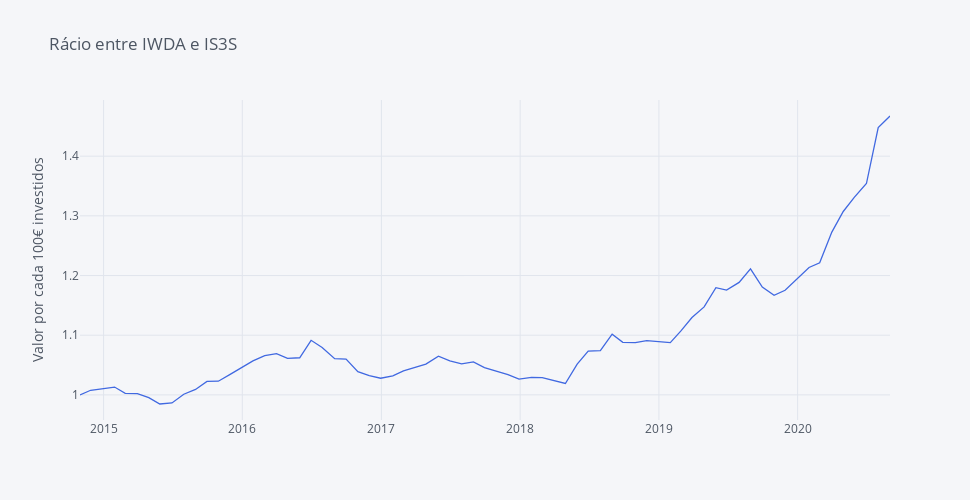

The code cell stored with this chart in its notebook:
### Markdown cell above
##### Descidas a favor do IWDA e subidas a favor da casa de investimentos

### Code cell
round(fundos_norm['IWDA'] / fundos_norm['IS3S'], 4).iplot(yTitle='Valor por cada 100€ investidos', title='Rácio entre IWDA e IS3S',  colors=['royalblue', 'orange', 'dimgray'], dimensions = dimensions)

### Figure 1 — Plotly figure (JSON) as saved in the notebook; plotly's stock layout.template omitted (floating-point values rounded to 4 significant figures)
{"data": [{"line": {"color": "rgba(65, 105, 225, 1.0)", "dash": "solid", "shape": "linear", "width": 1.3}, "mode": "lines", "name": "None", "text": "", "type": "scatter", "x": ["2014-10-31", "2014-11-28", "2015-01-30", "2015-02-27", "2015-03-31", "2015-04-30", "2015-05-29", "2015-06-30", "2015-07-31", "2015-08-31", "2015-09-30", "2015-10-30", "2015-11-30", "2016-01-29", "2016-02-29", "2016-03-31", "2016-04-29", "2016-05-31", "2016-06-30", "2016-07-29", "2016-08-31", "2016-09-30", "2016-10-31", "2016-11-30", "2016-12-30", "2017-01-31", "2017-02-28", "2017-03-31", "2017-04-28", "2017-05-31", "2017-06-30", "2017-07-31", "2017-08-31", "2017-09-29", "2017-11-30", "2017-12-29", "2018-01-31", "2018-02-28", "2018-04-30", "2018-05-31", "2018-06-29", "2018-07-31", "2018-08-31", "2018-09-28", "2018-10-31", "2018-11-30", "2019-01-31", "2019-02-28", "2019-03-29", "2019-04-30", "2019-05-31", "2019-06-28", "2019-07-31", "2019-08-30", "2019-09-30", "2019-10-31", "2019-11-29", "2020-01-31", "2020-02-28", "2020-03-31", "2020-04-30", "2020-05-29", "2020-06-30", "2020-07-31", "2020-08-31"], "y": [1, 1.008, 1.013, 1.003, 1.002, 0.9953, 0.9847, 0.9865, 1.001, 1.009, 1.023, 1.023, 1.034, 1.057, 1.066, 1.069, 1.061, 1.062, 1.091, 1.079, 1.061, 1.06, 1.039, 1.032, 1.028, 1.032, 1.04, 1.046, 1.052, 1.065, 1.057, 1.052, 1.055, 1.046, 1.034, 1.026, 1.029, 1.029, 1.019, 1.052, 1.073, 1.074, 1.102, 1.088, 1.088, 1.091, 1.087, 1.107, 1.13, 1.147, 1.18, 1.176, 1.188, 1.211, 1.181, 1.167, 1.175, 1.214, 1.221, 1.273, 1.307, 1.331, 1.354, 1.448, 1.467]}], "layout": {"height": 500, "legend": {"bgcolor": "#F5F6F9", "font": {"color": "#4D5663"}}, "paper_bgcolor": "#F5F6F9", "plot_bgcolor": "#F5F6F9", "title": {"font": {"color": "#4D5663"}, "text": "Rácio entre IWDA e IS3S"}, "width": 970, "xaxis": {"autorange": true, "gridcolor": "#E1E5ED", "range": ["2014-10-31", "2020-08-31"], "showgrid": true, "tickfont": {"color": "#4D5663"}, "title": {"font": {"color": "#4D5663"}, "text": ""}, "type": "date", "zerolinecolor": "#E1E5ED"}, "yaxis": {"autorange": true, "gridcolor": "#E1E5ED", "range": [0.9579, 1.494], "showgrid": true, "tickfont": {"color": "#4D5663"}, "title": {"font": {"color": "#4D5663"}, "text": "Valor por cada 100€ investidos"}, "type": "linear", "zerolinecolor": "#E1E5ED"}}}
